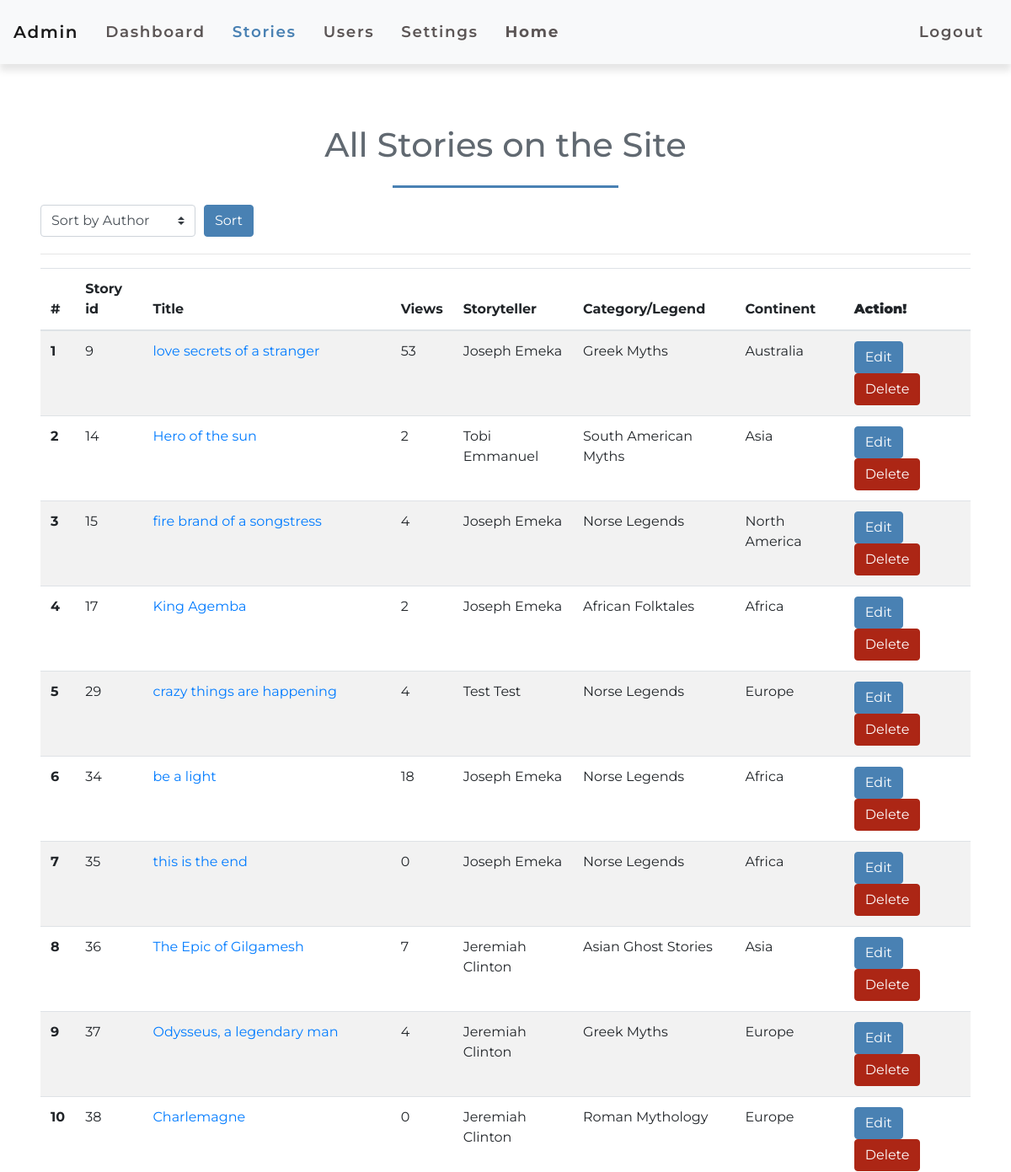
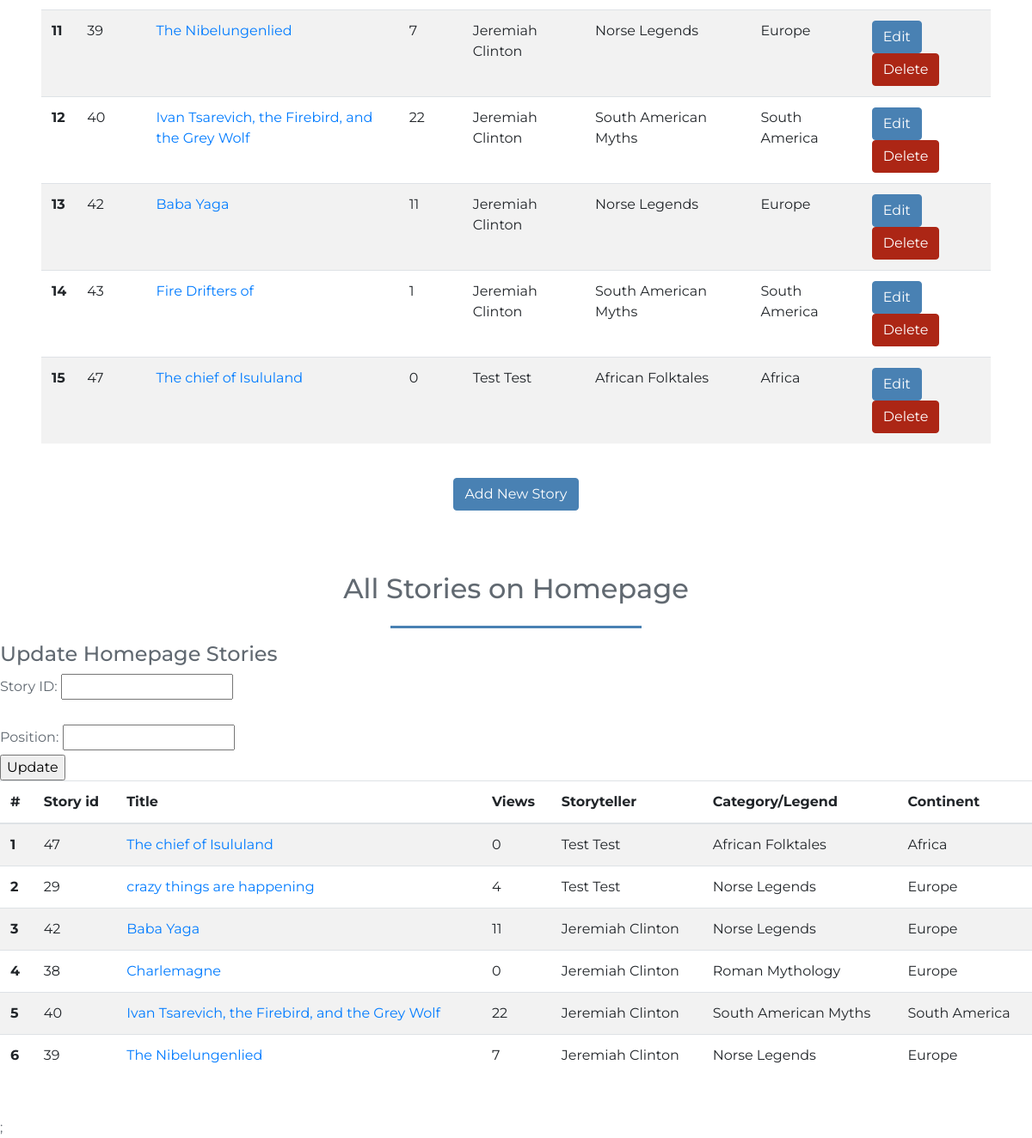
The app's page /admin_landing.php (signed in) with its own data (2 pictures, top to bottom).
### tables this page shows
CREATE TABLE `stories` (
  `id` int NOT NULL AUTO_INCREMENT,
  `title` varchar(255) NOT NULL,
  `description` text NOT NULL,
  `content` text NOT NULL,
  `image_url` varchar(255) DEFAULT NULL,
  `continent_id` int NOT NULL,
  `legend_id` int DEFAULT NULL,
  `author_id` int NOT NULL,
  `created_at` timestamp NULL DEFAULT CURRENT_TIMESTAMP,
  `updated_at` timestamp NULL DEFAULT CURRENT_TIMESTAMP ON UPDATE CURRENT_TIMESTAMP,
  `views` int DEFAULT '0',
  `rating` decimal(10,1) DEFAULT '2.5',
  PRIMARY KEY (`id`),
  KEY `fk_legend` (`legend_id`),
  KEY `fk_author` (`author_id`),
  KEY `fk_continent` (`continent_id`),
  CONSTRAINT `fk_author` FOREIGN KEY (`author_id`) REFERENCES `users` (`id`) ON DELETE RESTRICT,
  CONSTRAINT `fk_continent` FOREIGN KEY (`continent_id`) REFERENCES `continents` (`continent_id`) ON DELETE RESTRICT,
  CONSTRAINT `fk_legend` FOREIGN KEY (`legend_id`) REFERENCES `legends` (`legend_id`) ON DELETE RESTRICT
);

CREATE TABLE `users` (
  `id` int NOT NULL AUTO_INCREMENT,
  `first_name` varchar(20) NOT NULL,
  `last_name` varchar(20) NOT NULL,
  `email` varchar(40) NOT NULL,
  `password` varchar(20) NOT NULL,
  `is_writer` tinyint(1) NOT NULL DEFAULT '0',
  `created_at` timestamp NULL DEFAULT CURRENT_TIMESTAMP,
  `updated_at` timestamp NULL DEFAULT CURRENT_TIMESTAMP ON UPDATE CURRENT_TIMESTAMP,
  `country` varchar(40) DEFAULT NULL,
  `gender` enum('Male','Female','Other') DEFAULT NULL,
  `dob` date DEFAULT NULL,
  PRIMARY KEY (`id`)
);

CREATE TABLE `legends` (
  `legend_id` int NOT NULL AUTO_INCREMENT,
  `name` varchar(255) NOT NULL,
  `description` text,
  `image_url` varchar(255) DEFAULT NULL,
  PRIMARY KEY (`legend_id`)
);

CREATE TABLE `continents` (
  `continent_id` int NOT NULL AUTO_INCREMENT,
  `name` varchar(255) NOT NULL,
  `description` text NOT NULL,
  `image_url` varchar(255) DEFAULT NULL,
  PRIMARY KEY (`continent_id`)
);

### functions.php (called while the page is built, shortened)
<?php
include_once('./connection.php');
function getHomepageStories()
{
    global $conn;
    $sql = "SELECT stories.*, users.first_name, users.last_name, legends.name AS legend_name, continents.name AS continent, homepage_stories.position
            FROM stories
            JOIN users ON stories.author_id = users.id
            JOIN legends ON stories.legend_id = legends.legend_id
            JOIN continents ON stories.continent_id = continents.continent_id
            JOIN homepage_stories ON stories.id = homepage_stories.story_id
            WHERE homepage_stories.position <= 6
            ORDER BY homepage_stories.position ASC ";
    $stmt = $conn->prepare($sql);
    if (!$stmt) {
        echo 'statement failed!!!';
        echo "Error: " . $conn->error;
        return null;
    } else {
        if ($stmt->execute()) {
            $result = $stmt->get_result();
            return $result->fetch_all(MYSQLI_ASSOC);
        } else {
            echo "Error: " . $conn->error;
            return null;
        }
    }
}

### admin_landing.php (the view, shortened to what this page needs)
<?php
include('./connection.php');
include('./functions.php');
?>
<!DOCTYPE html>
<html lang="en">
<head>
    <link rel="stylesheet" href="https://stackpath.bootstrapcdn.com/bootstrap/4.3.1/css/bootstrap.min.css">
    <link rel="stylesheet" href="./tutorial/css/style.css">
</head>
<body>
    <nav class="navbar navbar-expand-md navbar-light bg-light">
        <a class="navbar-brand" href="#">Admin</a>
        <div class="collapse navbar-collapse" id="navbarNav">
            <ul class="navbar-nav">
                <li class="nav-item active">
                    <a class="nav-link" href="admin_dashboard.php">Dashboard <span class="sr-only">(current)</span></a>
                </li>
                <li class="nav-item">
                    <a class="nav-link active" href="./admin_landing.php">Stories</a>
                </li>
                <li class="nav-item">
                    <a class="nav-link" href="./admin_users.php">Users</a>
                </li>
                <li class="nav-item">
                    <a class="nav-link" href="./settings.php">Settings</a>
                </li>
                <li class="nav-item font-weight-bold">
                    <a class="nav-link" href="./index.php">Home</a>
                </li>
            </ul>
            <ul class="navbar-nav ml-auto">
                <li class="nav-item">
                    <a class="nav-link" href="./logout.php">Logout</a>
                </li>
            </ul>
        </div>
    </nav>
    <div class="container-lg mt-4 p-5">
        <div class="col text-center">
            <h1 class="mb-4">All Stories on the Site</h1>
            <div class="border-top border-primary w-25 mx-auto my-3"></div>
        </div>
        <form method="get">
            <div class="form-row align-items-center">
                <div class="col-auto my-1">
                    <select class="custom-select mr-sm-2" name="sortby">
                        <option value="author">Sort by Author</option>
                    </select>
                </div>
                <div class="col-auto my-1">
                    <button type="submit" class="btn btn-primary">Sort</button>
                </div>
            </div>
        </form>
        <hr>
        <ul class="list-group">
            <?php
            $sql = "SELECT stories.*, users.first_name, users.last_name, legends.name AS legend_name, continents.name AS continent
            FROM stories
            JOIN users ON stories.author_id = users.id
            JOIN legends ON stories.legend_id = legends.legend_id
            JOIN continents ON stories.continent_id = continents.continent_id ";
            $stmt = $conn->prepare($sql);
            $stmt->execute();
            $result = $stmt->get_result();
            ?>
            <table class="table table-striped">
                <thead>
                    <tr>
                        <th scope="col" data-sortable>#</th>
                        <th scope="col" data-sortable>Story id</th>
                        <th scope="col" data-sortable>Title</th>
                        <th scope="col" data-sortable>Views</th>
                        <th scope="col" data-sortable>Storyteller</th>
                        <th scope="col" data-sortable>Category/Legend</th>
                        <th scope="col" data-sortable>Continent</th>
                        <th scope="col" data-sortable><b>Action!</b></th>
                    </tr>
                </thead>
                <tbody>
                    <?php
                    $i = 0;
                    while ($row = $result->fetch_assoc()) {
                        $story_id = $row['id'];
                        $title = $row['title'];
                        $views = $row['views'];
                        $author_firstname = ucfirst($row['first_name']);
                        $author_lastname = ucfirst($row['last_name']);
                        $author_name = "{$author_firstname} {$author_lastname}";
                        $legend = $row['legend_name'];
                        $continent = $row['continent'];
                    ?>
                        <tr>
                            <th scope="row"><?php echo $i + 1 ?></th>
                            <td><?php echo $story_id ?></td>
                            <td><a href="view_story2.php?story_id=<?php echo $story_id; ?>"><?php echo $title ?></a></td>
                            <td><?php echo $views ?></td>
                            <td><?php echo $author_name ?></td>
                            <td><?php echo $legend ?></td>
                            <td><?php echo $continent ?></td>
                            <td>
                                <a href="admin_edit_story.php?id=<?php echo $story_id ?>" class="btn btn-primary mr-3">Edit</a>
                                <a href="delete_story.php?id=<?php echo $story_id ?>" class="btn btn-danger" onclick="return confirm('Are you sure you want to delete this story?')">Delete</a>
                            </td>
                        </tr>
                    <?php $i++;
                    } ?>
                </tbody>
            </table>
            <div class="text-center mt-4">
                <a href="add_story.php" class="btn btn-primary">Add New Story</a>
            </div>
    </div>
    <div class="container-lg mt-4">
        <div class="col text-center">
            <h2 class="mb-4">All Stories on Homepage</h2>
            <div class="border-top border-primary w-25 mx-auto my-3"></div>
        </div>
        <h4>Update Homepage Stories</h4>
        <form method="post">
            <label for="story_id">Story ID:</label>
            <input type="text" name="story_id"><br><br>
            <label for="position">Position:</label>
            <input type="text" name="position"><br>
            <input type="submit" value="Update">
        </form>
    </div>
    <ul class="list-group">
        <?php
        $homepageStories = getHomepageStories();
        ?>
        <table class="table table-striped mb-5">
            <thead>
                <tr>
                    <th>#</th>
                    <th>Story id</th>
                    <th>Title</th>
                    <th>Views</th>
                    <th>Storyteller</th>
                    <th>Category/Legend</th>
                    <th>Continent</th>
                </tr>
            </thead>
            <tbody>
                <?php
                $i = 0;
                foreach ($homepageStories as $row) {
                    $story_id = $row['id'];
                    $title = $row['title'];
                    $views = $row['views'];
                    $author_firstname = ucfirst($row['first_name']);
                    $author_lastname = ucfirst($row['last_name']);
                    $author_name = "{$author_firstname} {$author_lastname}";
                    $legend = $row['legend_name'];
                    $continent = $row['continent'];
                ?>
                    <tr>
                        <th scope="row"><?php echo $i + 1 ?></th>
                        <td><?php echo $story_id ?></td>
                        <td><a href="view_story2.php?story_id=<?php echo $story_id; ?>"><?php echo $title ?></a></td>
                        <td><?php echo $views ?></td>
                        <td><?php echo $author_name ?></td>
                        <td><?php echo $legend ?></td>
                        <td><?php echo $continent ?></td>
                    </tr>
                <?php $i++;
                } ?>
            </tbody>
        </table>
</body>
</html>;

### assets/css/style.css (style rules this page uses)
body { overflow-x: hidden; font-family: 'Montserrat', sans-serif; color: #616971; }
.navbar { font-size: 1.15rem; font-weight: 600; letter-spacing: 0.1rem; box-shadow: 0 .5rem .5rem rgba(0, 0, 0, .1); z-index: 10000 !important; }
.nav-item { padding: .5rem; }
.nav-link { color: #5b5555!important; }
.nav-link.active, .nav-link:hover { color: #4981b3 !important; }
.border-primary { border-top: .2rem solid #4981b3 !important; }
.btn-danger { background-color: #AC2615; border: .05rem solid #AC2615; }
.btn-primary { background-color: #4981b3; border: .05rem solid #4981b3; }

### records on screen
stories: id "9", title "love secrets of a stranger", views "53", author.last_name "Joseph Emeka", legend.name "Greek Myths", continent.name "Australia"
stories: id "14", title "Hero of the sun", views "2", author.last_name "Tobi Emmanuel", legend.name "South American Myths", continent.name "Asia"
stories: id "15", title "fire brand of a songstress", views "4", author.last_name "Joseph Emeka", legend.name "Norse Legends", continent.name "North America"
stories: id "17", title "King Agemba", views "2", author.last_name "Joseph Emeka", legend.name "African Folktales", continent.name "Africa"
stories: id "29", title "crazy things are happening", views "4", author.last_name "Test Test", legend.name "Norse Legends", continent.name "Europe"
stories: id "34", title "be a light", views "18", author.last_name "Joseph Emeka", legend.name "Norse Legends", continent.name "Africa"
stories: id "35", title "this is the end", views "0", author.last_name "Joseph Emeka", legend.name "Norse Legends", continent.name "Africa"
stories: id "36", title "The Epic of Gilgamesh", views "7", author.last_name "Jeremiah Clinton", legend.name "Asian Ghost Stories", continent.name "Asia"
stories: id "37", title "Odysseus, a legendary man", views "4", author.last_name "Jeremiah Clinton", legend.name "Greek Myths", continent.name "Europe"
stories: id "38", title "Charlemagne", views "0", author.last_name "Jeremiah Clinton", legend.name "Roman Mythology", continent.name "Europe"
stories: id "39", title "The Nibelungenlied", views "7", author.last_name "Jeremiah Clinton", legend.name "Norse Legends", continent.name "Europe"
stories: id "40", title "Ivan Tsarevich, the Firebird, and the Grey Wolf", views "22", author.last_name "Jeremiah Clinton", legend.name "South American Myths", continent.name "South America"
stories: id "42", title "Baba Yaga", views "11", author.last_name "Jeremiah Clinton", legend.name "Norse Legends", continent.name "Europe"
stories: id "43", title "Fire Drifters of", views "1", author.last_name "Jeremiah Clinton", legend.name "South American Myths", continent.name "South America"
stories: id "47", title "The chief of Isululand", views "0", author.last_name "Test Test", legend.name "African Folktales", continent.name "Africa"
